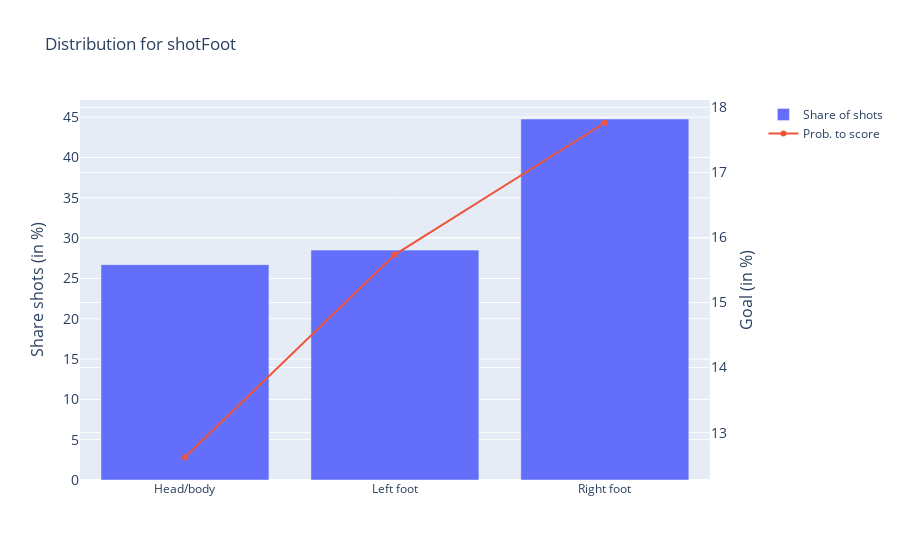

The notebook cell saved with this chart:
### Code cell
graph_shot_close.show()

### Figure 1 — Plotly figure (JSON) as saved in the notebook; plotly's stock layout.template omitted (floating-point values rounded to 4 significant figures)
{"data": [{"name": "Share of shots", "type": "bar", "x": ["Head/body", "Left foot", "Right foot"], "y": [26.71, 28.51, 44.78]}, {"name": "Prob. to score", "type": "scatter", "x": ["Head/body", "Left foot", "Right foot"], "xaxis": "x", "y": [12.62, 15.74, 17.76], "yaxis": "y2"}], "layout": {"title": {"text": "Distribution for shotFoot"}, "xaxis": {"anchor": "y", "domain": [0, 0.94]}, "yaxis": {"anchor": "x", "domain": [0, 1], "tickfont": {"size": 14}, "title": {"font": {"size": 16}, "text": "Share shots (in %)"}}, "yaxis2": {"anchor": "x", "overlaying": "y", "side": "right", "tickfont": {"size": 14}, "title": {"font": {"size": 16}, "text": "Goal (in %)"}}}}
